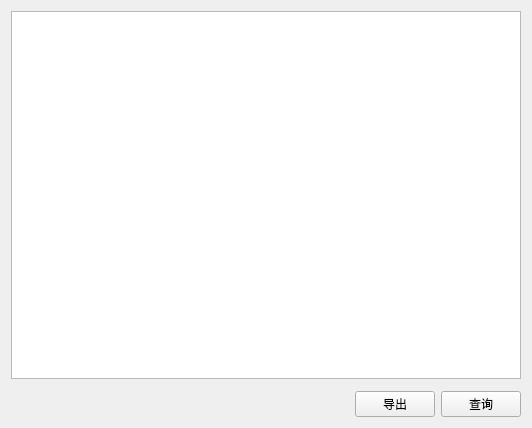
<?xml version="1.0" encoding="UTF-8"?>
<ui version="4.0">
 <class>GeneralTransactionForm</class>
 <widget class="QWidget" name="GeneralTransactionForm">
  <property name="geometry">
   <rect>
    <x>0</x>
    <y>0</y>
    <width>532</width>
    <height>428</height>
   </rect>
  </property>
  <property name="windowTitle">
   <string>Form</string>
  </property>
  <layout class="QVBoxLayout" name="verticalLayout">
   <item>
    <widget class="QTableWidget" name="generalAnalyTable"/>
   </item>
   <item>
    <widget class="TimeSlotForm" name="timeSlotWidget" native="true"/>
   </item>
   <item>
    <layout class="QHBoxLayout" name="horizontalLayout">
     <item>
      <spacer name="horizontalSpacer">
       <property name="orientation">
        <enum>Qt::Horizontal</enum>
       </property>
       <property name="sizeHint" stdset="0">
        <size>
         <width>40</width>
         <height>20</height>
        </size>
       </property>
      </spacer>
     </item>
     <item>
      <widget class="QPushButton" name="outputButton">
       <property name="font">
        <font>
         <family>仿宋</family>
        </font>
       </property>
       <property name="text">
        <string>导出</string>
       </property>
      </widget>
     </item>
     <item>
      <widget class="QPushButton" name="queryButton">
       <property name="font">
        <font>
         <family>仿宋</family>
        </font>
       </property>
       <property name="text">
        <string>查询</string>
       </property>
      </widget>
     </item>
    </layout>
   </item>
  </layout>
 </widget>
 <customwidgets>
  <customwidget>
   <class>TimeSlotForm</class>
   <extends>QWidget</extends>
   <header location="global">timeslotform.h</header>
   <container>1</container>
  </customwidget>
 </customwidgets>
 <resources/>
 <connections/>
</ui>
